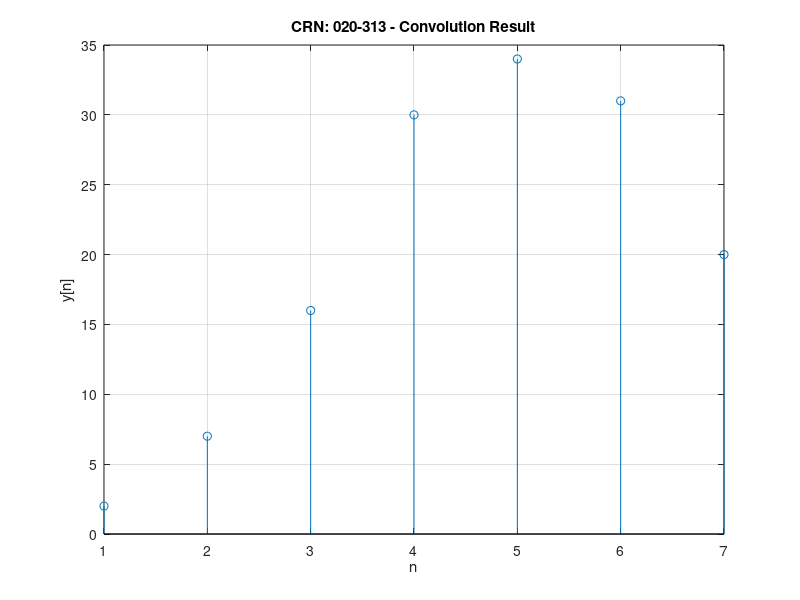

Source code (MATLAB):
% CRN: 020-313 - Convolution of Causal Signals
x = [1 2 3 4];
h = [2 3 4 5];
y = conv(x, h);
stem(y);
title('CRN: 020-313 - Convolution Result');
xlabel('n'); ylabel('y[n]'); grid on;
